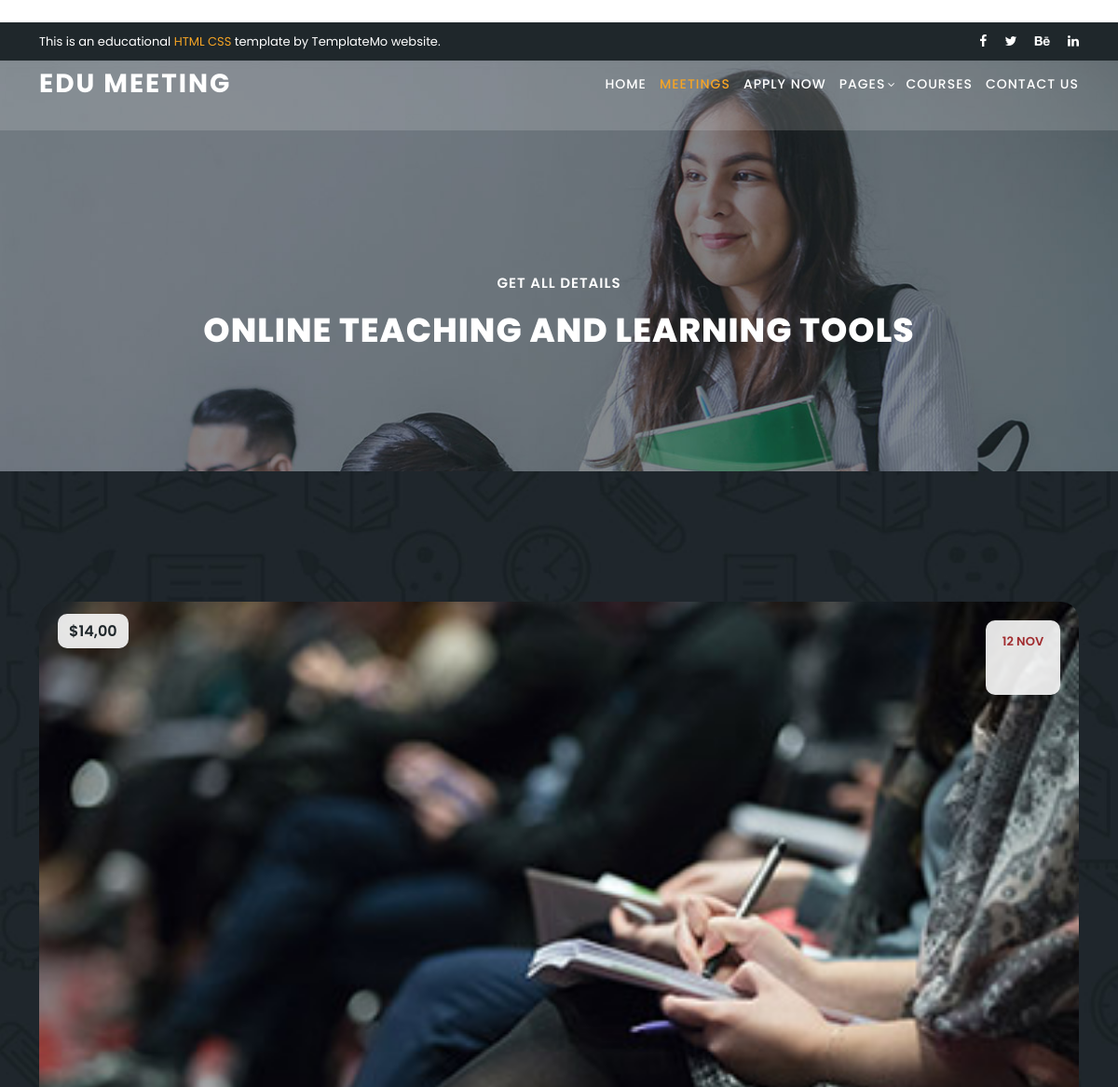
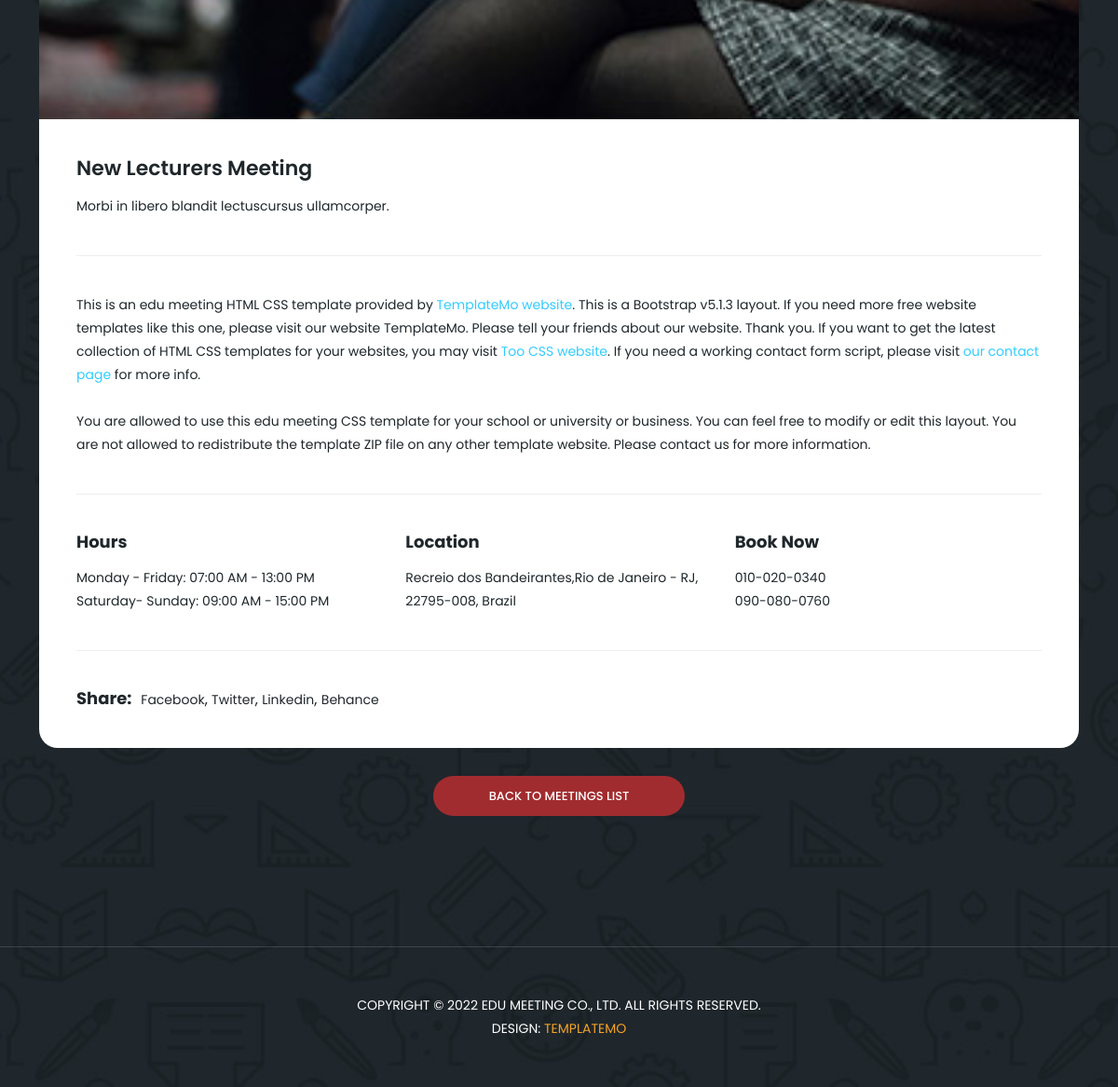
The app's page /meeting-details.php?id=1 with its own data (2 pictures, top to bottom).
### tables this page shows
CREATE TABLE `meetings` (
  `meeting_date` date NOT NULL,
  `meeting_title` varchar(150) NOT NULL,
  `meeting_content` varchar(200) NOT NULL,
  `meeting_location` varchar(150) NOT NULL,
  `meeting_price` decimal(10,0) UNSIGNED NOT NULL,
  `meeting_image` blob NOT NULL,
  `active` tinyint(1) NOT NULL,
  `meeting_id` int(200) UNSIGNED NOT NULL,
  `category_id` int(200) UNSIGNED NOT NULL
);

### meeting-details.php (the view, shortened to what this page needs)
<?php
include('C:/xampp/htdocs/project_r1/admin/db_connection.php');
$id = $_GET['id'];
$sql = "SELECT meeting_title, meeting_price, meeting_image, meeting_content, meeting_location ,meeting_id, category_id ,
 DATE_FORMAT(meeting_date, '%e %b') AS meeting_date FROM meetings WHERE meeting_id=$id";
$stmt = $conn->prepare($sql);
$stmt->execute();
$data = $stmt->fetchAll();
?>
<!DOCTYPE html>
<html lang="en">
  <head>
    <link href="vendor/bootstrap/css/bootstrap.min.css" rel="stylesheet">
    <link rel="stylesheet" href="assets/css/fontawesome.css">
    <link rel="stylesheet" href="assets/css/templatemo-edu-meeting.css">
    <link rel="stylesheet" href="assets/css/owl.css">
    <link rel="stylesheet" href="assets/css/lightbox.css">
  </head>
<body>
  <div class="sub-header">
    <div class="container">
      <div class="row">
        <div class="col-lg-8 col-sm-8">
          <div class="left-content">
            <p>This is an educational <em>HTML CSS</em> template by TemplateMo website.</p>
          </div>
        </div>
        <div class="col-lg-4 col-sm-4">
          <div class="right-icons">
            <ul>
              <li><a href="#"><i class="fa fa-facebook"></i></a></li>
              <li><a href="#"><i class="fa fa-twitter"></i></a></li>
              <li><a href="#"><i class="fa fa-behance"></i></a></li>
              <li><a href="#"><i class="fa fa-linkedin"></i></a></li>
            </ul>
          </div>
        </div>
      </div>
    </div>
  </div>
  <header class="header-area header-sticky">
      <div class="container">
          <div class="row">
              <div class="col-12">
                  <nav class="main-nav">
                      <a href="index.html" class="logo">
                          Edu Meeting
                      </a>
                      <ul class="nav">
                          <li><a href="index.php">Home</a></li>
                          <li><a href="meetings.php" class="active">Meetings</a></li>
                          <li><a href="index.php">Apply Now</a></li>
                          <li class="has-sub">
                              <a href="javascript:void(0)">Pages</a>
                          </li>
                          <li><a href="index.php">Courses</a></li>
                          <li><a href="index.php">Contact Us</a></li>
                      </ul>
                  </nav>
              </div>
          </div>
      </div>
  </header>
  <section class="heading-page header-text" id="top">
    <div class="container">
      <div class="row">
        <div class="col-lg-12">
          <h6>Get all details</h6>
          <h2>Online Teaching and Learning Tools</h2>
        </div>
      </div>
    </div>
  </section>
  <section class="meetings-page" id="meetings">
    <div class="container">
      <div class="row">
        <div class="col-lg-12">
          <div class="row">
          <?php foreach ($data as $row) { ?>
            <div class="col-lg-12">
              <div class="meeting-single-item">
                <div class="thumb">
                  <div class="price">
                    <span>$<?php echo number_format($row["meeting_price"],2, ',', ''); ?></span>
                  </div>
                  <div class="date">
                    <h6><?php echo $row["meeting_date"]; ?></h6>
                  </div>
                  <a href="meeting-details.php">
                    <img src="/project_r1/assets/images/<?php echo $row["meeting_image"]; ?>" alt="<?php echo $row["meeting_title"]; ?>"></a>
                </div>
                <div class="down-content">
                  <a href="meeting-details.php"><h4><?php echo $row["meeting_title"]; ?></h4></a>
                  <p><?php echo $row["meeting_content"]; ?></p>
                  <p class="description">
                    This is an edu meeting HTML CSS template provided by <a href="https://templatemo.com/" target="_blank" rel="nofollow">TemplateMo website</a>. This is a Bootstrap v5.1.3 layout. If you need more free website templates like this one, please visit our website TemplateMo. Please tell your friends about our website. Thank you. If you want to get the latest collection of HTML CSS templates for your websites, you may visit <a rel="nofollow" href="https://www.toocss.com/" target="_blank">Too CSS website</a>. If you need a working contact form script, please visit <a href="https://templatemo.com/contact" target="_parent">our contact page</a> for more info.
                    <br><br>You are allowed to use this edu meeting CSS template for your school or university or business. You can feel free to modify or edit this layout. You are not allowed to redistribute the template ZIP file on any other template website. Please contact us for more information.
                  </p>
                  <div class="row">
                    <div class="col-lg-4">
                      <div class="hours">
                        <h5>Hours</h5>
                        <p>Monday - Friday: 07:00 AM - 13:00 PM<br>Saturday- Sunday: 09:00 AM - 15:00 PM</p>
                      </div>
                    </div>
                    <div class="col-lg-4">
                      <div class="location">
                        <h5>Location</h5>
                        <p><?php echo $row["meeting_location"]; ?></p>
                      </div>
                    </div>
                    <?php } ?>
                    <div class="col-lg-4">
                      <div class="book now">
                        <h5>Book Now</h5>
                        <p>010-020-0340<br>090-080-0760</p>
                      </div>
                    </div>
                    <div class="col-lg-12">
                      <div class="share">
                        <h5>Share:</h5>
                        <ul>
                          <li><a href="#">Facebook</a>,</li>
                          <li><a href="#">Twitter</a>,</li>
                          <li><a href="#">Linkedin</a>,</li>
                          <li><a href="#">Behance</a></li>
                        </ul>
                      </div>
                    </div>
                  </div>
                </div>
              </div>
            </div>
            <div class="col-lg-12">
              <div class="main-button-red">
                <a href="meetings.php">Back To Meetings List</a>
              </div>
            </div>
          </div>
        </div>
      </div>
    </div>
    <div class="footer">
      <p>Copyright © 2022 Edu Meeting Co., Ltd. All Rights Reserved.
          <br>Design: <a href="https://templatemo.com" target="_parent" title="free css templates">TemplateMo</a></p>
    </div>
  </section>
</body>
  </body>
</html>

### records on screen
meetings: meeting_price "14,00", meeting_date "12 NOV", meeting_image (picture), meeting_title "New Lecturers Meeting", meeting_content "Morbi in libero blandit lectuscursus ullamcorper.", meeting_location "Recreio dos Bandeirantes,Rio de Janeiro - RJ, 22795-008, Brazil"
